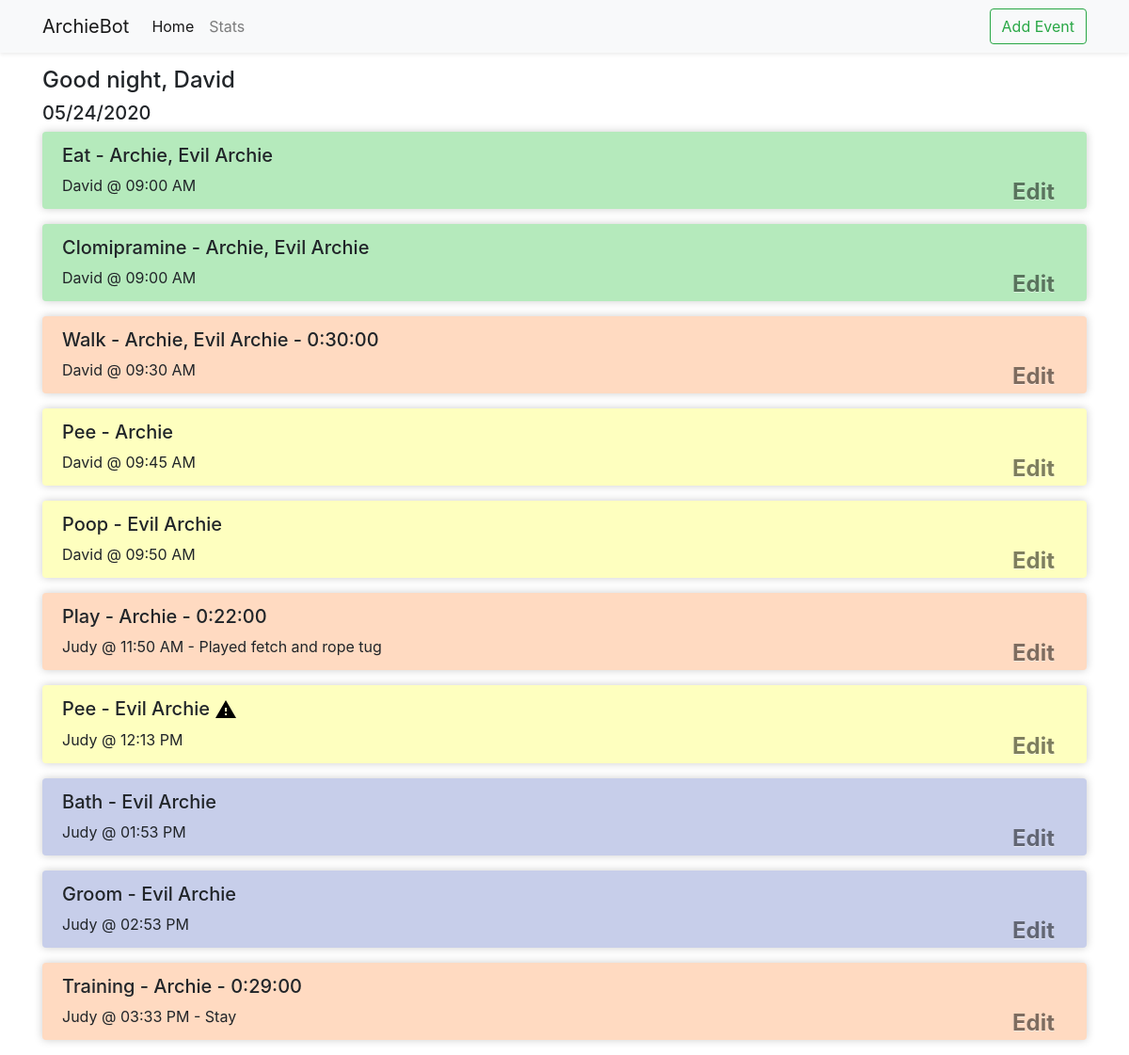
The page /index.html on the database its author committed.
### arch/models.py (models this page shows, shortened)
class User(db.Model):
    __tablename__ = 'users'
    user_id = db.Column(db.Integer, primary_key=True)
    username = db.Column(db.String(64), index=True, unique=True)
    password_hash = db.Column(db.String(128))

class Event(db.Model):
    __tablename__ = 'events'
    event_id = db.Column(db.Integer, primary_key=True)
    user_id = db.Column(db.Integer, db.ForeignKey('users.user_id'))
    user = db.relationship('User')
    dogs = db.relationship('Dog', secondary=association_table)
    event_type_id = db.Column(db.Integer, db.ForeignKey('event_types.id'))
    event_type = db.relationship('EventType')
    note = db.Column(db.String(128))
    start_time = db.Column(db.DateTime, index=True, default=datetime.datetime.utcnow)
    end_time = db.Column(db.DateTime)
    is_accident = db.Column(db.Boolean, default=False)
    @property
    def start_time_local(self):
        if self.start_time:
            tz = pytz.timezone("America/Los_Angeles")
            utc = pytz.timezone('UTC')
            value = utc.localize(self.start_time, is_dst=None).astimezone(pytz.utc)
            return value.astimezone(tz)
    @property
    def event_string(self):
        duration_string = ""
        if self.start_time and self.end_time:
            duration = self.end_time - self.start_time
            s = duration.total_seconds()
            hours, remainder = divmod(s, 3600)
            minutes, seconds = divmod(remainder, 60)
            duration_string = ' - {:01}:{:02}:{:02}'.format(int(hours), int(minutes), int(seconds))
        dogs = ', '.join([d.name for d in self.dogs])
        return '{0} - {1}{2}'.format(self.event_type.name.capitalize(), dogs, duration_string)
    @property
    def event_entry(self):
        note_string = ''
        if self.note:
            note_string = ' - {}'.format(self.note)
        nice_time = self.start_time_local.strftime("%I:%M %p")
        return '{0} @ {1}{2}'.format(self.user.username, nice_time, note_string)

class Dog(db.Model):
    __tablename__ = 'dogs'
    dog_id = db.Column(db.Integer, primary_key=True)
    name = db.Column(db.String(64), index=True, unique=True)
    birthday = db.Column(db.Date)

class EventType(db.Model):
    __tablename__ = 'event_types'
    id = db.Column(db.Integer, primary_key=True)
    name = db.Column(db.String, unique=True)

### arch/routes.py (the view)
@app.route('/')
@app.route('/index.html')
def index():
    kwargs = {'user': models.User.query.get(1),
              'title': 'Home',
              'time_of_day': utils.get_tod(),
              'today': datetime.date.today().strftime('%m/%d/%Y'),
              'events': models.Event.query.all()}
    return flask.render_template('index.html', **kwargs)

### arch/utils.py (called while the page is built)
def get_tod():
    hour = datetime.datetime.now().hour
    if 6 <= hour < 12:  # 6am - 12pm
        return "morning"
    elif hour < 17:     # 12pm - 5pm
        return "afternoon"
    elif hour < 20:     # 5pm - 8pm
        return "evening"
    else:               # 8pm - 6am
        return "night"

### arch/templates/index.html (shortened to what this page needs)
{% extends "base.html" %}
{% block content %}
<div class="container">
    <h4>Good {{ time_of_day }}, {{ user.username }}</h4>
    <h5>{{ today }}</h5>
    {% from 'bootstrap/utils.html' import render_messages %}
    {% for event in events %}
    {% include 'partials/event_item.html' %}
    {% endfor %}
</div>
{% endblock %}

### arch/templates/base.html (shortened to what this page needs)
<!doctype html>
<html lang="en">
<head>
    {% block head %}
    {% block styles %}
    {{ bootstrap.load_css() }}
    <link rel="stylesheet" href="{{ url_for('static', filename='styles.css') }}">
    {% endblock %}
    {% endblock %}
</head>
<body>
{% block navbar %}
<nav class="navbar navbar-expand-lg navbar-light bg-light shadow-sm" style="margin-bottom: 15px">
    <div class="container">
        <a class="navbar-brand" href="{{ url_for('index') }}">ArchieBot</a>
        <ul class="navbar-nav mr-auto">
            <li class="nav-item">
                <a id="index" class="nav-link" href="{{ url_for('index') }}">Home</a>
            </li>
            <li class="nav-item">
                <a id="stats" class="nav-link" href="{{ url_for('stats') }}">Stats</a>
            </li>
        </ul>
        <form class="form-inline my-2 my-lg-0">
            <a class="btn btn-outline-success my-2 my-sm-0" role="button" type="button" href="{{ url_for('add_event') }}">Add Event</a>
        </form>
    </div>
</nav>
{% endblock %}
{% block content %}{% endblock %}
</body>
</html>

### arch/templates/partials/event_item.html
<div class="alert {{event.event_type.name.lower()}} event_shadow">
    <h5>
        {{event.event_string}}
        {% if event.is_accident %}
        <img src="{{ url_for('static', filename='warning.svg') }}">
        {% endif %}
    </h5>
    {{event.event_entry}}
    <a class="btn close" href="{{ url_for('edit_event', event_id=event.event_id) }}" role="button">Edit</a>
</div>

### arch/static/styles.css (style rules this page uses)
.pee, .poop { background-color: #FEFFBF; }
.eat, .medicine, .clomipramine, .trifexis { background-color: #B5EABC; }
.walk, .play, .training { background-color: #FFDAC1; }
.bath, .groom { background-color: #C7CEEA; }
.event_shadow { box-shadow: 0 0 10px #ccc; }

### rows shown on the page
User: username "David"
Event: event_string "Eat - Archie, Evil Archie", event_entry "David @ 09:00 AM"
Event: event_string "Clomipramine - Archie, Evil Archie", event_entry "David @ 09:00 AM"
Event: event_string "Walk - Archie, Evil Archie - 0:30:00", event_entry "David @ 09:30 AM"
Event: event_string "Pee - Archie", event_entry "David @ 09:45 AM"
Event: event_string "Poop - Evil Archie", event_entry "David @ 09:50 AM"
Event: event_string "Play - Archie - 0:22:00", event_entry "Judy @ 11:50 AM - Played fetch and rope tug"
Event: event_string "Pee - Evil Archie", is_accident True (drawn), event_entry "Judy @ 12:13 PM"
Event: event_string "Bath - Evil Archie", event_entry "Judy @ 01:53 PM"
Event: event_string "Groom - Evil Archie", event_entry "Judy @ 02:53 PM"
Event: event_string "Training - Archie - 0:29:00", event_entry "Judy @ 03:33 PM - Stay"

### other values the page prints
{{ time_of_day }} "night"
